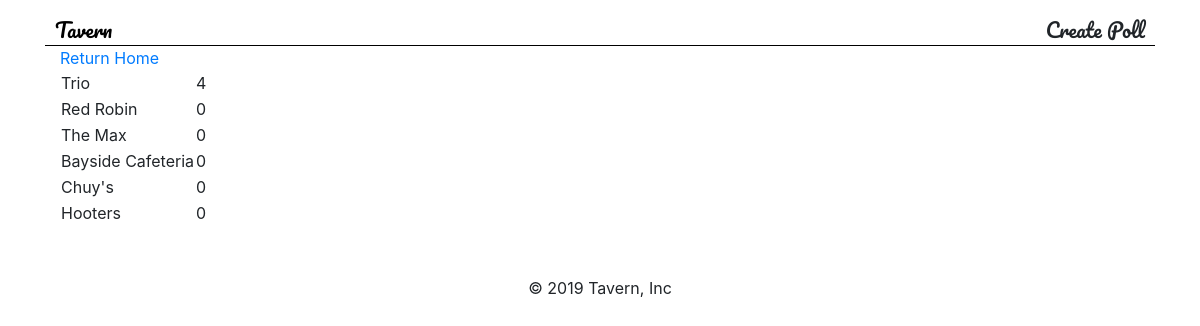
Before: /6/results/ with the older database file.
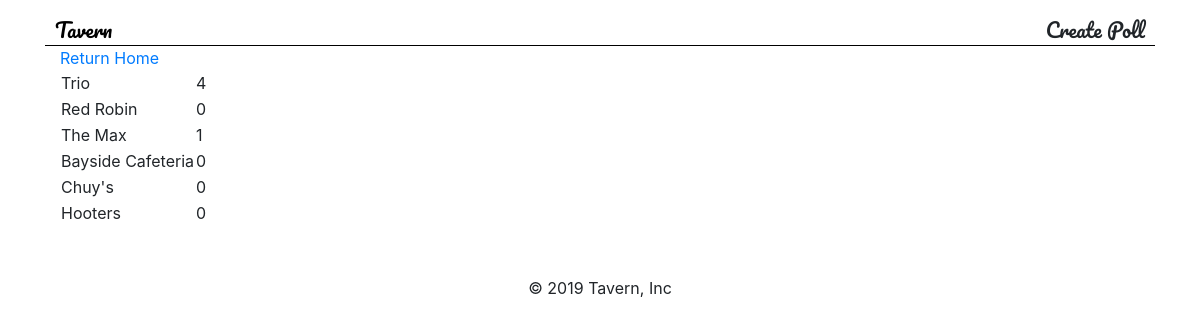
After: the same page with the newer database file.
### tavern/models.py (models this page shows)
class Location(models.Model):
    lunch = models.ForeignKey('tavern.Lunch', on_delete=models.CASCADE, null=True)
    restaurant_suggestions = models.CharField(max_length=100, null=True)
    votes = models.IntegerField(default=0)
    def __str__(self):
        return self.restaurant_suggestions

### tavern/views.py (the view)
# urls.py: path('<int:pk>/results/', views.ResultsView.as_view(), name='results'),
class ResultsView(TemplateView):
    template_name = 'results.html'
    def get_context_data(self, **kwargs):
        lunch_pk = self.kwargs.get('pk')
        lunch = Lunch.objects.get(pk=lunch_pk)
        locations = Location.objects.filter(lunch__pk=lunch_pk)
        context = {
            'locations': locations,
            'lunch': lunch
        }
        return context

### tavern/templates/results.html
{% extends 'base.html' %}
{% block content %}
<table>
    {% for location in locations %}
        <tr>
        <td>{{ location }}</td>
       <td>{{ location.votes }}</td>
        </tr>
    {% endfor %}
    <a class='logo' href="{% url 'tavern:home' %}">Return Home</a>
</table>
{% endblock %}

Changed rows visible on the page:
changed Location "The Max": votes "0" → "1"
